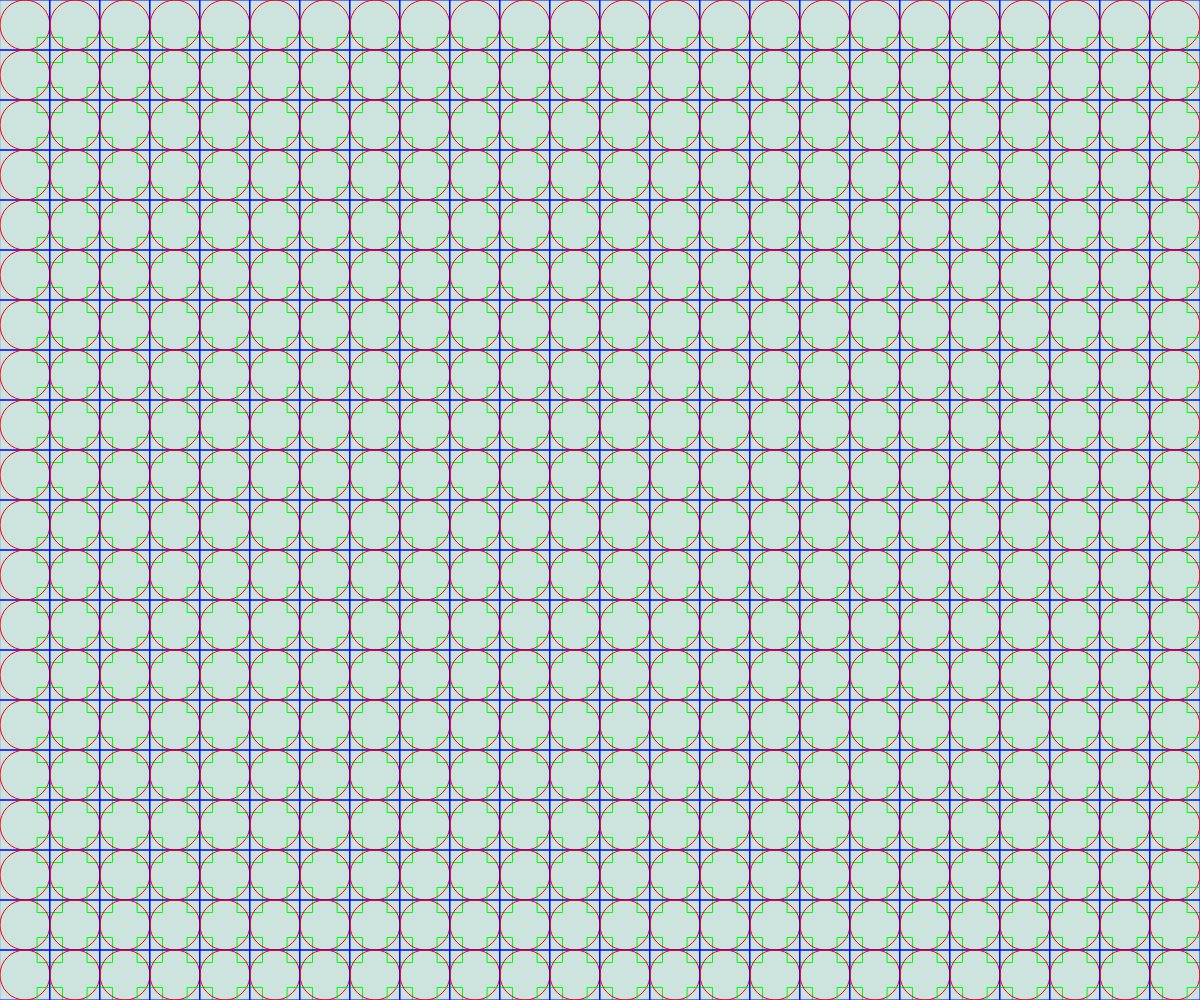
Frame 1 (no input)
Frame 60 (no input): identical to frame 1, image omitted
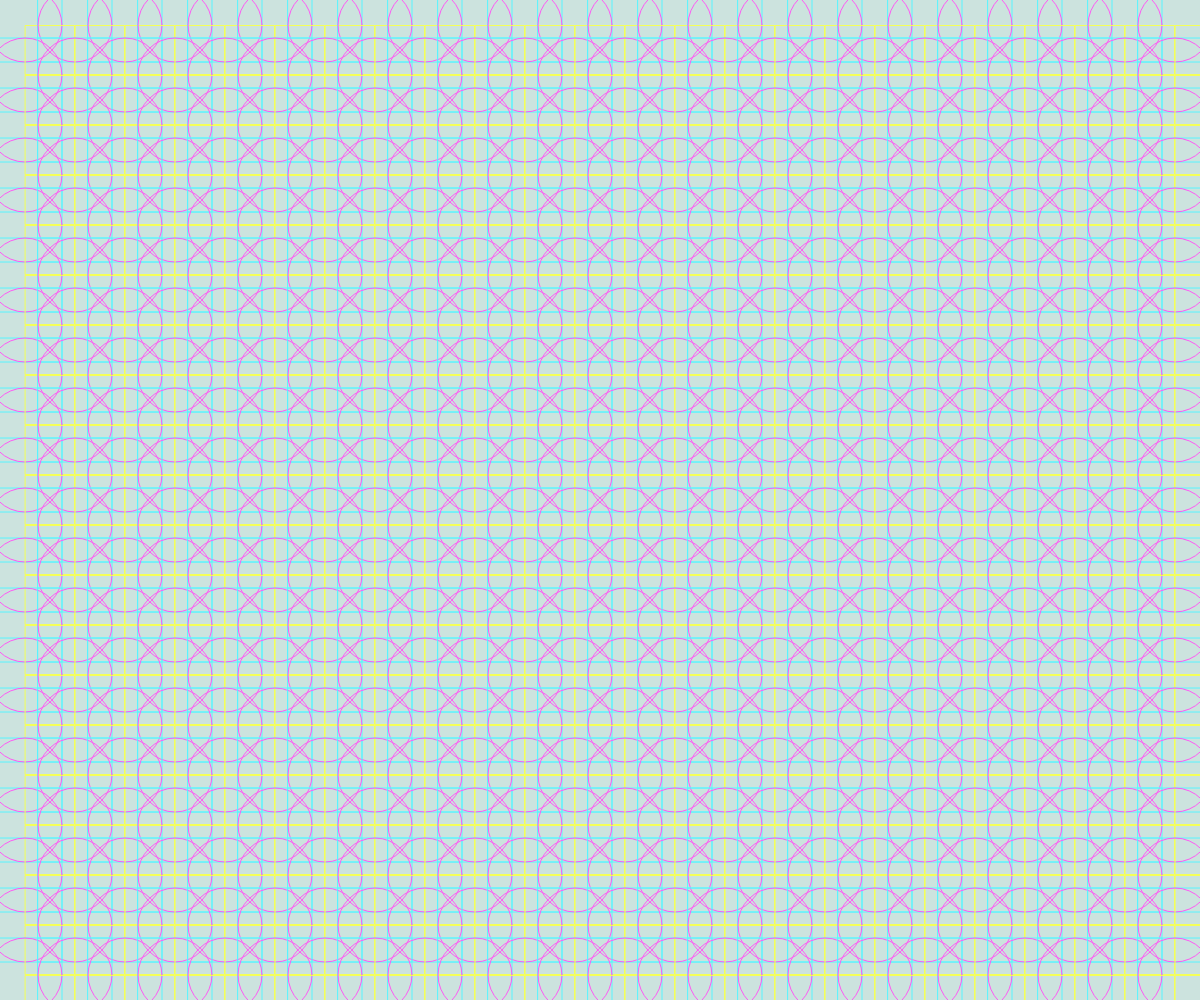
Frame 120 (the mouse pressed at the canvas centre since frame 60)

The p5.js sketch that drew these frames (run headless with seeded random() and noise() and a simulated clock; from frame 60 on, the mouse is pressed at the canvas centre):

// p5.js sketch
// ── sketch.js
function setup() {
  createCanvas(windowWidth, windowHeight);
}

function draw() {
  background("#cce3de")
  noFill()
  rectMode(CENTER)
  stroke(255)

  for(var a=0;a<int(height/50);a++)
  {
      for(var i=0;i<int(width/50);i++)
    {
      stroke(mouseX%256,mouseY%256,256)
      rect(25+(i*50),25+(a*50),50+mouseX/25)
      stroke(256,mouseX%256,mouseY%256)
      ellipse(25+(i*50),25+(a*50),50+mouseX/25)
      stroke(mouseY%256,256,mouseX%256)
      rect(50+(i*50),50+(a*50),25+mouseX/25)
    }
  }
  
  
}
